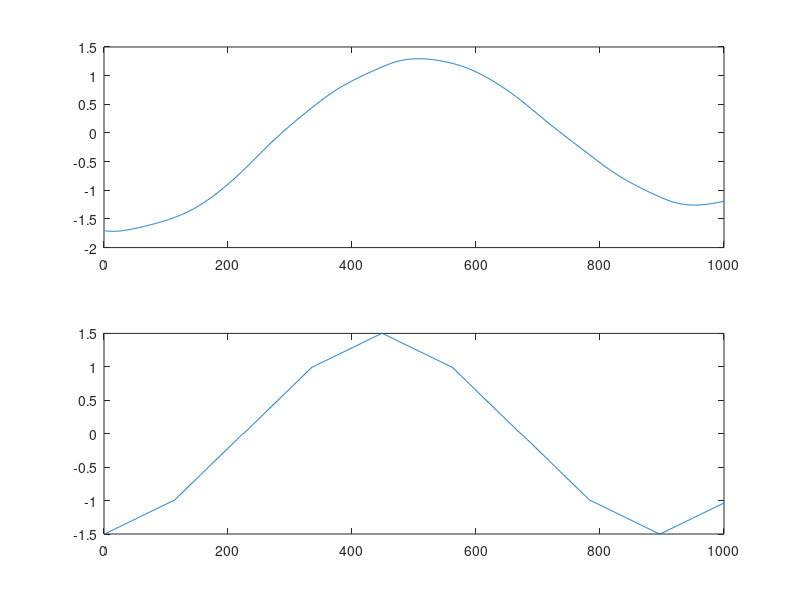
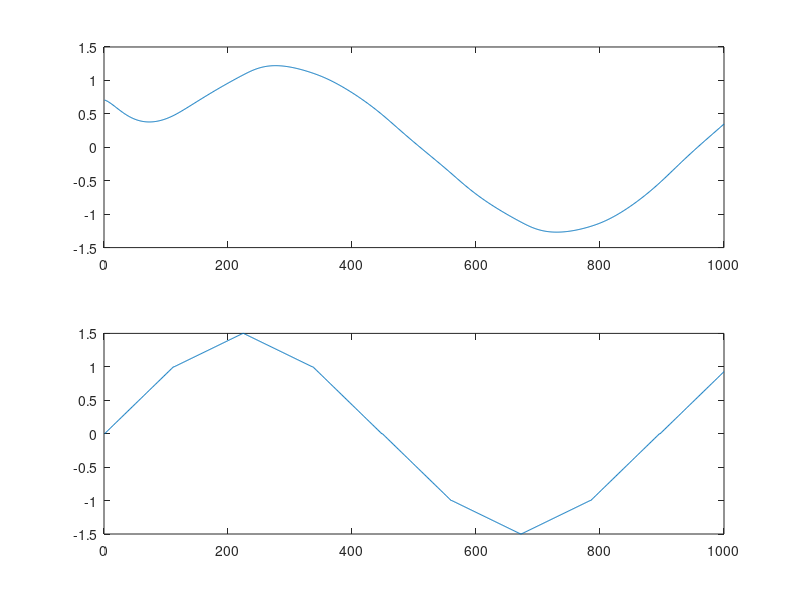
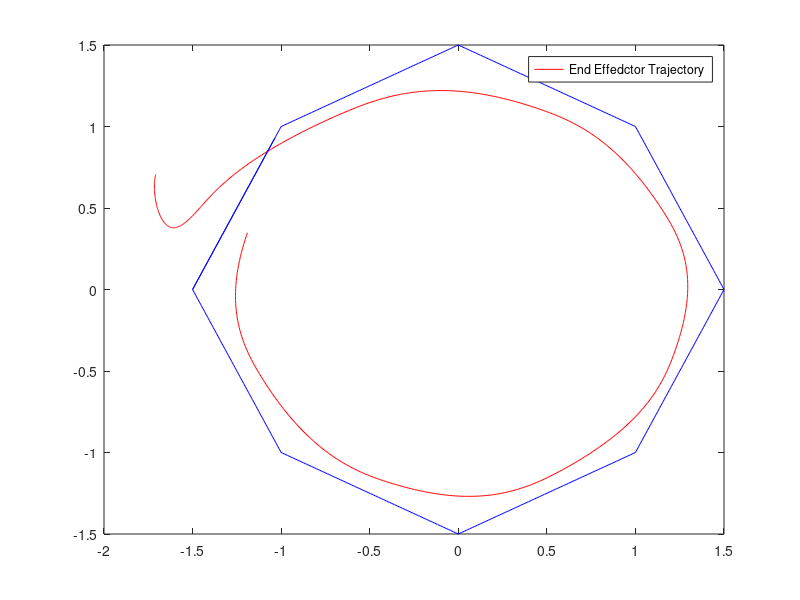
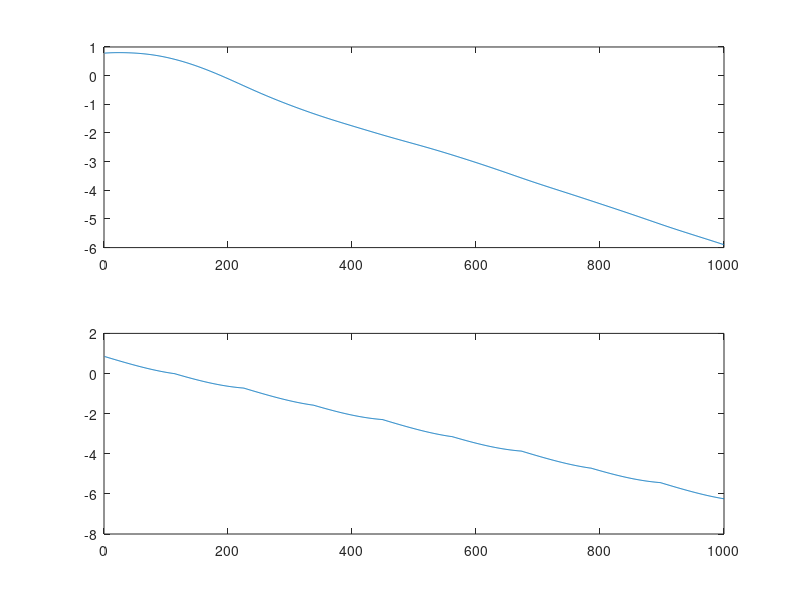

The MATLAB script that drew these images, in order:
clc;clear;
load('End_Effector_data');

Traj = [traj_x(1,:)',traj_y(1,:)'];
End_Efftor = [EndEff_x(1,:)',EndEff_y(1,:)'];

diff_x = EndEff_x - traj_x;
diff_y = EndEff_y - traj_y;
RMS_x = rms(diff_x);
RMS_y = rms(diff_y);

diff_q1 = q1_real - q1_ideal;
diff_q2 = q2_real - q2_ideal;
RMS_q1 = rms(diff_q1);
RMS_q2 = rms(diff_q2);

figure(1);
subplot(2,1,1);
plot(EndEff_x);
subplot(2,1,2);
plot(traj_x);

figure(2);
subplot(2,1,1);
plot(EndEff_y);
subplot(2,1,2);
plot(traj_y);

figure(3);
plot(End_Efftor(:,1),End_Efftor(:,2),'r');
legend('Ideal Trajecotry');
hold on;
plot(Traj(:,1),Traj(:,2),'b');
legend('End Effedctor Trajectory');

figure(4);
subplot(2,1,1);
plot(q1_real);
subplot(2,1,2);
plot(q1_ideal);

figure(5);
subplot(2,1,1);
plot(q2_real);
subplot(2,1,2);
plot(q2_ideal);




